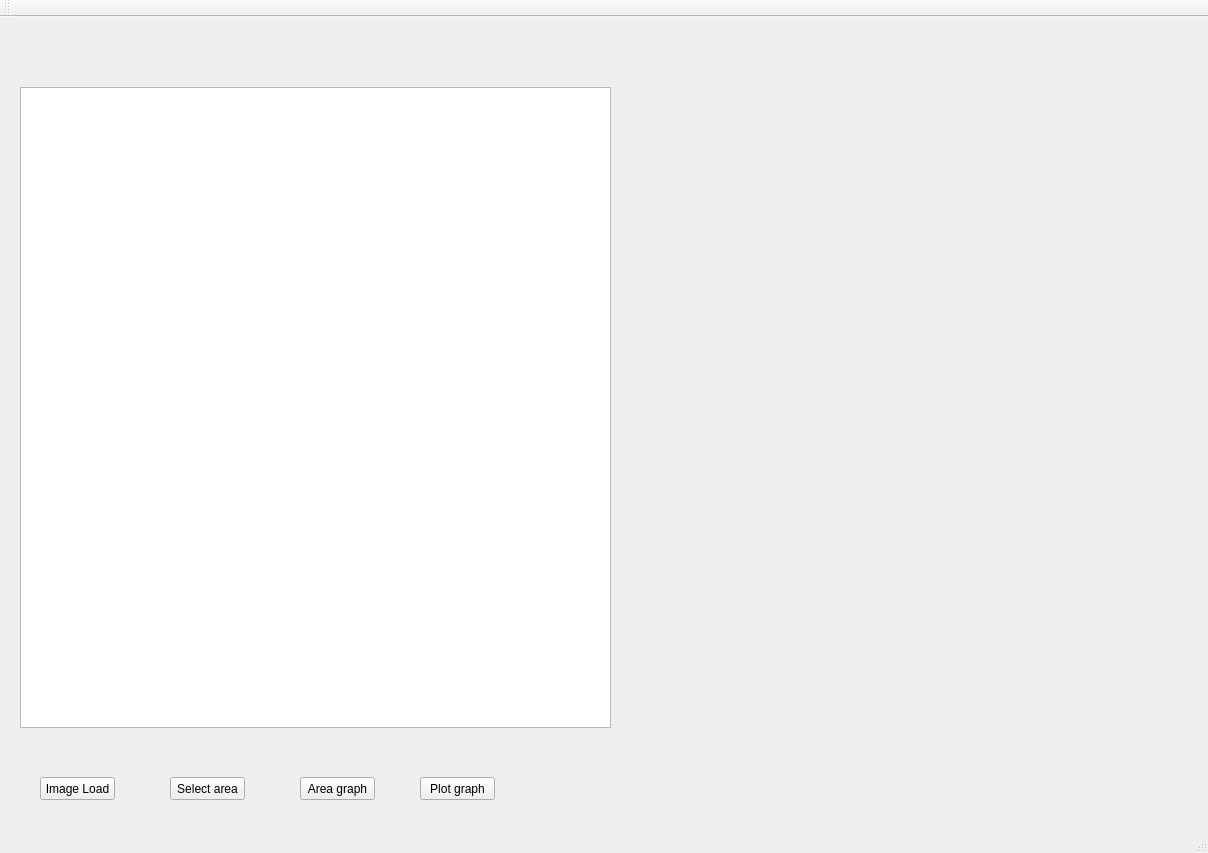
<?xml version="1.0" encoding="UTF-8"?>
<ui version="4.0">
 <class>mainWindow</class>
 <widget class="QMainWindow" name="mainWindow">
  <property name="geometry">
   <rect>
    <x>0</x>
    <y>0</y>
    <width>1208</width>
    <height>853</height>
   </rect>
  </property>
  <property name="windowTitle">
   <string>MainWindow</string>
  </property>
  <widget class="QWidget" name="centralWidget">
   <widget class="QGraphicsView" name="graphicsView">
    <property name="geometry">
     <rect>
      <x>20</x>
      <y>70</y>
      <width>591</width>
      <height>641</height>
     </rect>
    </property>
   </widget>
   <widget class="QPushButton" name="pushButton">
    <property name="geometry">
     <rect>
      <x>40</x>
      <y>760</y>
      <width>75</width>
      <height>23</height>
     </rect>
    </property>
    <property name="text">
     <string>Image Load</string>
    </property>
   </widget>
   <widget class="QPushButton" name="Area_select">
    <property name="geometry">
     <rect>
      <x>170</x>
      <y>760</y>
      <width>75</width>
      <height>23</height>
     </rect>
    </property>
    <property name="text">
     <string>Select area</string>
    </property>
   </widget>
   <widget class="QPushButton" name="pushButton_2">
    <property name="geometry">
     <rect>
      <x>300</x>
      <y>760</y>
      <width>75</width>
      <height>23</height>
     </rect>
    </property>
    <property name="text">
     <string>Area graph</string>
    </property>
   </widget>
   <widget class="QCustomPlot" name="customPlot" native="true">
    <property name="geometry">
     <rect>
      <x>620</x>
      <y>70</y>
      <width>561</width>
      <height>631</height>
     </rect>
    </property>
   </widget>
   <widget class="QPushButton" name="Plotgraph">
    <property name="geometry">
     <rect>
      <x>420</x>
      <y>760</y>
      <width>75</width>
      <height>23</height>
     </rect>
    </property>
    <property name="text">
     <string>Plot graph</string>
    </property>
   </widget>
  </widget>
  <widget class="QMenuBar" name="menuBar">
   <property name="geometry">
    <rect>
     <x>0</x>
     <y>0</y>
     <width>1208</width>
     <height>21</height>
    </rect>
   </property>
  </widget>
  <widget class="QToolBar" name="mainToolBar">
   <attribute name="toolBarArea">
    <enum>TopToolBarArea</enum>
   </attribute>
   <attribute name="toolBarBreak">
    <bool>false</bool>
   </attribute>
  </widget>
  <widget class="QStatusBar" name="statusBar"/>
 </widget>
 <layoutdefault spacing="6" margin="11"/>
 <customwidgets>
  <customwidget>
   <class>QCustomPlot</class>
   <extends>QWidget</extends>
   <header>../../qcustomplot.h</header>
   <container>1</container>
  </customwidget>
 </customwidgets>
 <resources/>
 <connections/>
</ui>
